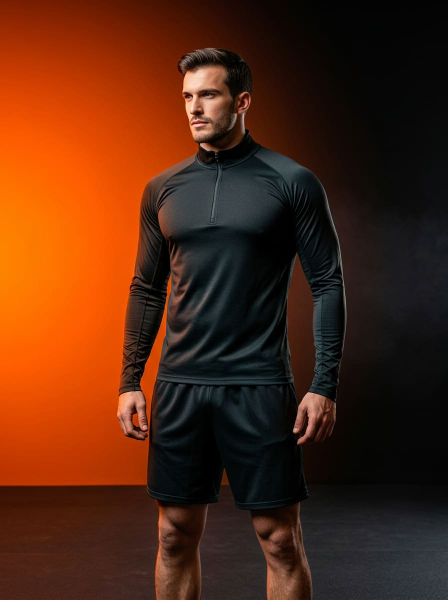
#> input picture brand/category-photos/men-src.jpg, 896 x 1200 px (shown at 1/2 size)
$ python process.py
#> lines starting #> are read from the running program, lines starting #| are printed output that depends on the picture
# Turns the four source photographs in this folder into the shipped banners.
#   Run from sporta-web/:  python3 ../brand/category-photos/process.py
#
# ---------------------------------------------------------------------------
# WHY TWO FOLDERS, mobile/ AND desktop/
#
# Measured on the built site before this change, homepage images only:
#
#   iPhone 12/13/14   390pt DPR3   575 kB
#   Galaxy A          412pt DPR2.6 575 kB
#   Desktop          1440px DPR1   274 kB
#
# A phone downloaded MORE THAN TWICE what a desktop did. srcset + sizes picks by
# device pixels, so a 358px tile at DPR3 asks for ~1074px and lands on the
# 1600w file, while a 606px desktop tile at DPR1 asks for 606px and lands on the
# 800w one. Adding more widths cannot fix that: the mechanism is working exactly
# as specified. The fix is to choose by VIEWPORT — <source media> — which is what
# separate mobile and desktop files are for.
#
# The second reason is composition, and it is the better one. The tiles are not
# the same shape in the two layouts:
#
#              mobile (measured)      desktop (measured)
#   men/women  380x240   1.58:1       606x352   1.72:1
#   acc/outlet 380x192   1.98:1       606x208   2.91:1
#   infobar    380x160   2.38:1      1232x124   9.94:1
#
# One 1600x1000 (1.60:1) master served all six. object-cover then threw away
# 45% of the height of every short tile and 84% of the infobar's. The infobar in
# particular was a portrait-ish band being squeezed into a letterbox. So each
# file is now COMPOSED at the ratio it is displayed at, from the source
# photograph — not cropped out of a master built for a different shape. The
# synthetic backdrop is regenerated to fill each width, so there is no seam and
# no lost figure.
#
# Sizes. Desktop tiles are 606 CSS px at the 1280px container, so 1216 covers a
# DPR2 laptop exactly. Mobile files are 900 wide: the breakpoint is Tailwind's
# md (768px), so "mobile" reaches a 736px-wide tile, while every real phone is
# at most 430pt — 398px of tile, 796 device px at DPR2. 900 is crisp for every
# phone and slightly soft only on a 744pt DPR2 tablet in portrait, behind a
# scrim, where it cannot be seen. Buying the tablet case exactly would mean a
# third folder for a device class that is a rounding error here.
#
# ---------------------------------------------------------------------------
# THE COMPOSITION RULES, unchanged from the "no shadow" pass
#   * LTR (art-men/art-women): figure flush right; the fill continues the
#     source's own left-edge colours and crossfades into a clean synthetic
#     gradient (charcoal + a soft ember glow + a stage-floor falloff aligned to
#     the source's real floor line). Seam impossible by construction.
#   * RTL (art-*-rtl): figure flush left; the fill decays monotonically into
#     pure charcoal — the Arabic copy sits on clean darkness, and the photo
#     itself supplies the warmth behind the figure. Never mirrored: flipping a
#     photograph of a person is a tell, and the outlet frame contains signage.
#   * outlet: photo right, clean charcoal panel left.
#   * accessories / infobar: crops of the flat-lay, brightness-lifted.
#   * all: series grade (shadows to brand charcoal, +2% contrast, unsharp).

from PIL import Image, ImageFilter, ImageEnhance
import numpy as np, os

SRC = os.path.dirname(os.path.abspath(__file__))
DST = 'public/cats'
rng = np.random.default_rng(11)
CHARCOAL = np.array([23, 26, 30], float)

# (width, height) per folder, per tile role. Derived from the measurements in
# the header — change a tile's height in CategoryTile.jsx and these must follow.
TALL = {'mobile': (900, 570), 'desktop': (1216, 706)}   # men, women      1.58 / 1.72
SHORT = {'mobile': (900, 454), 'desktop': (1216, 418)}  # accessories, outlet 1.98 / 2.91
BAND = {'mobile': (900, 378), 'desktop': (1920, 194)}   # infobar         2.38 / 9.90


def unify(img):
    a = np.asarray(img).astype(float)
    w = np.clip(1.0 - a.mean(2, keepdims=True) / 70.0, 0, 1) * 0.10
    a = a * (1 - w) + CHARCOAL[None, None, :] * w
    img = Image.fromarray(np.clip(a, 0, 255).astype(np.uint8))
    img = ImageEnhance.Contrast(img).enhance(1.03)
    return img.filter(ImageFilter.UnsharpMask(radius=1.4, percent=55, threshold=2))


def extend(img, side, edge_soften, dark_floor, W, H):
    """Place the figure flush to one side at height H and build the rest of the
    W-wide canvas out of the figure's own edge colours, decaying to charcoal."""
    s = img.height / H
    w = int(round(img.width / s))
    if w >= W:  # figure already fills the canvas — centre-crop instead
        fig = img.resize((w, H), Image.LANCZOS)
        x0 = (w - W) // 2
        return fig.crop((x0, 0, x0 + W, H))
    fig = np.asarray(img.resize((w, H), Image.LANCZOS), float)
    fx = W - w
    col = fig[:, 0:10, :].mean(1) if side == 'left' else fig[:, -10:, :].mean(1)
    e = Image.fromarray(np.clip(col, 0, 255).astype(np.uint8)[:, None, :].repeat(3, 1))
    col = np.asarray(e.filter(ImageFilter.GaussianBlur(edge_soften)), float)[:, 1, :]
    xs = np.linspace(0, 1, fx)[None, :, None]
    if side == 'left':
        fill = col[:, None, :] * (dark_floor + (1.0 - dark_floor) * xs)
        canvas = np.concatenate([fill, fig], axis=1); seam = fx
    else:
        fill = col[:, None, :] * (1.0 - (1.0 - dark_floor) * xs)
        canvas = np.concatenate([fig, fill], axis=1); seam = w
    out = Image.fromarray(np.clip(canvas, 0, 255).astype(np.uint8))
    # Blur a narrow strip over the join, feathered to nothing at both edges, so
    # the transition cannot read as a hard line at any zoom.
    strip = out.crop((seam - 40, 0, seam + 40, H)).filter(ImageFilter.GaussianBlur(9))
    ramp = (1 - np.abs(np.linspace(-1, 1, 80)))[None, :] * 255
    out.paste(strip, (seam - 40, 0), Image.fromarray(np.repeat(ramp, H, 0).astype(np.uint8)))
    return out


def crop_to(img, W, H, top_bias=0.5):
    """Cover-crop img to the W:H aspect, then resize. top_bias picks which part
    of the taller dimension survives — the flat-lay's goods sit centrally."""
    want = W / H
    have = img.width / img.height
    if have > want:                          # too wide: trim the sides
        w = int(round(img.height * want))
        x0 = (img.width - w) // 2
        box = (x0, 0, x0 + w, img.height)
    else:                                    # too tall: trim top/bottom
        h = int(round(img.width / want))
        y0 = int(round((img.height - h) * top_bias))
        box = (0, y0, img.width, y0 + h)
    return img.crop(box).resize((W, H), Image.LANCZOS)


def save(img, folder, stem):
    """One WebP (what everything actually loads) and one JPEG (the <img> src, so
    a browser without WebP still gets a picture of the right SIZE — the whole
    point here — rather than falling back across the breakpoint)."""
    d = f'{DST}/{folder}'
    os.makedirs(d, exist_ok=True)
    webp = f'{d}/{stem}.webp'
    img.save(webp, 'WEBP', quality=78, method=6)
    jpg = f'{d}/{stem}.jpg'
    q = 84
    while True:
        img.save(jpg, 'JPEG', quality=q, optimize=True, progressive=True)
        if os.path.getsize(jpg) <= 120_000 or q <= 68:
            break
        q -= 4
    print(f'  {folder}/{stem:18s} {img.width}x{img.height}  '
          f'webp {os.path.getsize(webp)//1024:3d} kB   jpg {os.path.getsize(jpg)//1024:3d} kB (q{q})')


if __name__ == '__main__':
    men = Image.open(f'{SRC}/men-src.jpg').convert('RGB')
#> men is the input picture: PIL image 896x1200 RGB; mean R, G, B 84.4, 39.5, 16.9
    women = Image.open(f'{SRC}/women-src.jpg').convert('RGB')
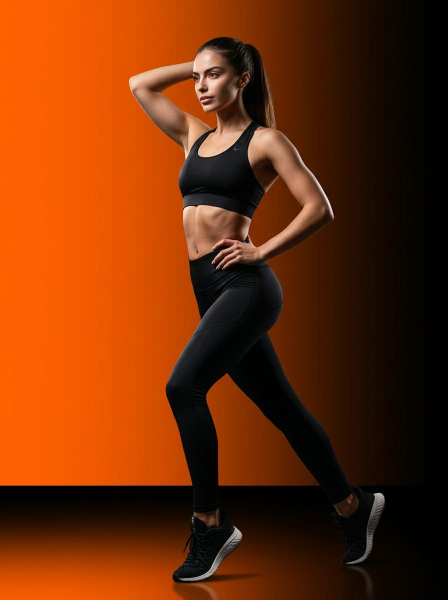
#> input picture brand/category-photos/women-src.jpg, 896 x 1200 px (shown at 1/2 size)
#> women is the input picture: PIL image 896x1200 RGB; mean R, G, B 114.9, 47.1, 7.7
    outlet = Image.open(f'{SRC}/outlet-src.jpg').convert('RGB')
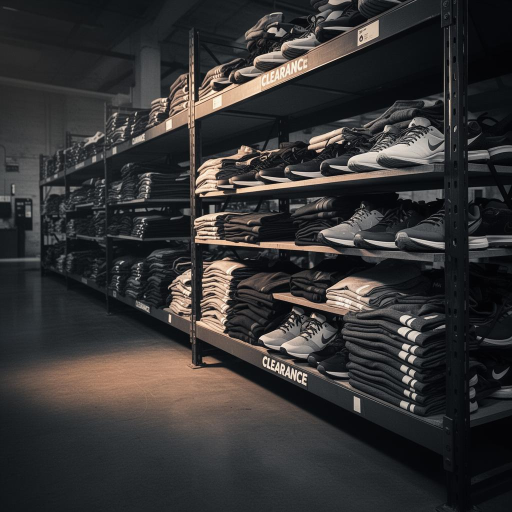
#> input picture brand/category-photos/outlet-src.jpg, 1024 x 1024 px (shown at 1/2 size)
#> outlet is the input picture: PIL image 1024x1024 RGB; mean R, G, B 53.5, 52.1, 52.1
    flat = Image.open(f'{SRC}/infobar-src.jpg').convert('RGB')
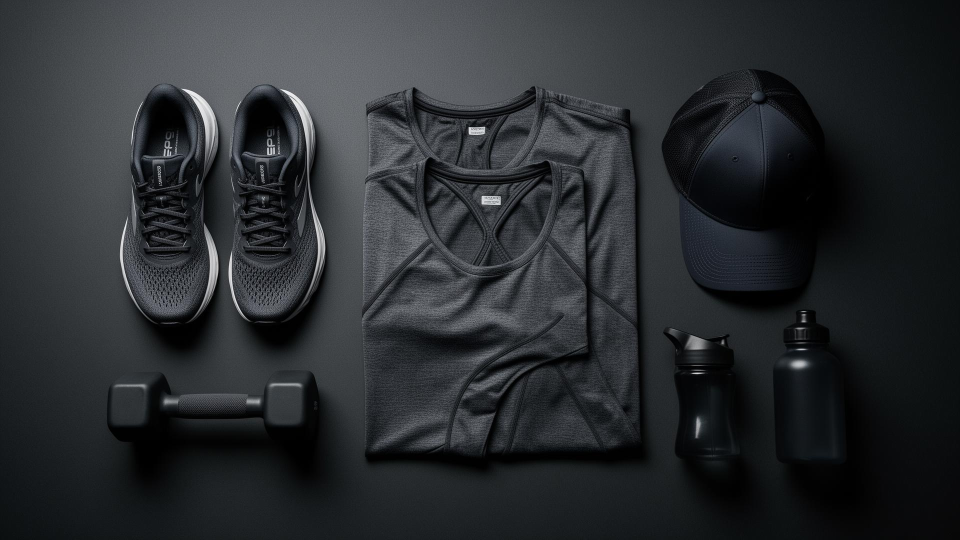
#> input picture brand/category-photos/infobar-src.jpg, 1920 x 1080 px (shown at 1/2 size)
#> flat is the input picture: PIL image 1920x1080 RGB; mean R, G, B 41.8, 44.9, 48

    for folder in ('mobile', 'desktop'):
        tw, th = TALL[folder]
        sw, sh = SHORT[folder]
        bw, bh = BAND[folder]
        print(folder + ':')
        # Figures: quiet side away from the subject, LTR and RTL compositions.
        save(unify(extend(men,   'left',  10, 0.45, tw, th)), folder, 'art-men')
        save(unify(extend(women, 'left',  10, 0.45, tw, th)), folder, 'art-women')
        save(unify(extend(men,   'right', 10, 0.40, tw, th)), folder, 'art-men-rtl')
        save(unify(extend(women, 'right', 10, 0.40, tw, th)), folder, 'art-women-rtl')
        save(unify(extend(outlet, 'left', 60, 0.30, sw, sh)), folder, 'art-outlet')
        # Flat-lay crops. The goods sit in the middle band of the frame.
        save(unify(crop_to(flat, sw, sh, 0.42)), folder, 'art-accessories')
        save(unify(crop_to(flat, bw, bh, 0.42)), folder, 'infobar')
#> this loop made 2 passes
#|   mobile/art-men            900x570  webp  15 kB   jpg  36 kB (q84)
#|   mobile/art-women          900x570  webp  12 kB   jpg  32 kB (q84)
#|   mobile/art-men-rtl        900x570  webp  13 kB   jpg  32 kB (q84)
#|   mobile/art-women-rtl      900x570  webp  10 kB   jpg  25 kB (q84)
#|   mobile/art-outlet         900x454  webp  30 kB   jpg  52 kB (q84)
#|   mobile/art-accessories    900x454  webp  29 kB   jpg  54 kB (q84)
#|   mobile/infobar            900x378  webp  29 kB   jpg  51 kB (q84)
#|   desktop/art-men            1216x706  webp  21 kB   jpg  52 kB (q84)
#|   desktop/art-women          1216x706  webp  16 kB   jpg  45 kB (q84)
#|   desktop/art-men-rtl        1216x706  webp  19 kB   jpg  45 kB (q84)
#> (further printed lines are left out)
#> pass 1, in extend, `fig = np.asarray(img.resize((w, H), Image.LANCZOS), float)`:
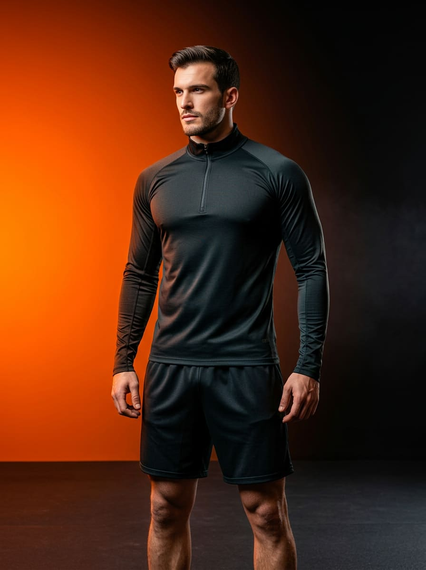
#> fig: shape (570, 426, 3) float64; mean R, G, B 84.4, 39.5, 16.9
#> pass 1, in extend, `fill = col[:, None, :] * (dark_floor + (1.0 - dark_floor) * xs)`:
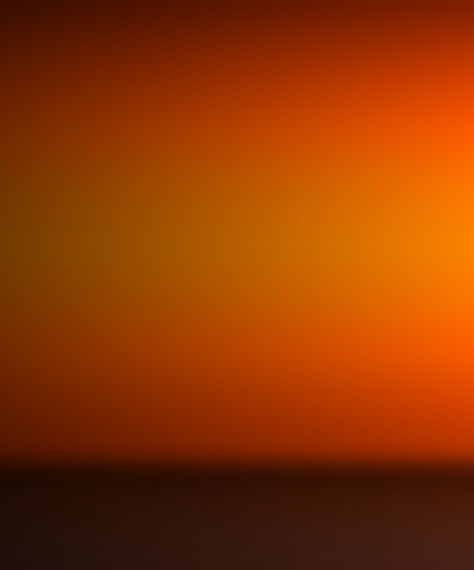
#> fill: shape (570, 474, 3) float64; mean of channels 0, 1, 2 143.6, 55.5, 2; drawn as R, G, B
#> pass 1, in extend, `canvas = np.concatenate([fill, fig], axis=1)`:
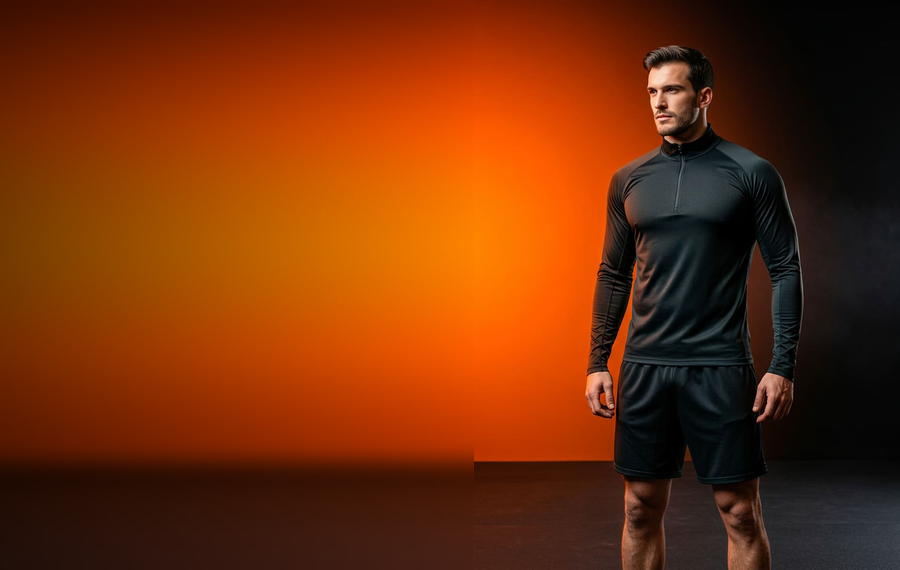
#> canvas: shape (570, 900, 3) float64; mean of channels 0, 1, 2 115.6, 47.9, 9; drawn as R, G, B
